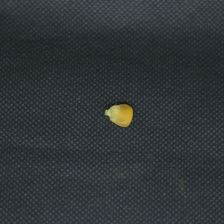
#> input picture data/raw/terkontaminasi/virus_005.JPG, 224 x 224 px, given in place of normal_003.JPG, which was not available
$ jupyter execute --allow-errors 02_segmentasi_otsu_kmeans.ipynb   (older library calls are emulated)   (text cells are left out)
#> lines starting #> are read from the running program, lines starting #| are printed output that depends on the picture; after the words box and inside, x2 and y2 are one past the last pixel; in counts of white or black regions, pixels touching at a corner belong together; pictures that were not available may be replaced by others from this repository, and a replacement may not be noted
### src/pipeline.py
"""
Corn Kernel Mold & Disease Detection Pipeline
Based on: 'Detection of Corn Leaf Blight Disease Based on GLCM and HSV Feature Extraction Using Support Vector Machine'
Adapted for corn kernel mold/fungus detection.

Features:
1. Automatic resolution standardization & smart ROI square cropping (`auto_resize_and_crop` -> 224x224).
2. Warmth-Guided Polarity-Aware Otsu + Convexity-Gated CLAHE Distance-Transform Watershed segmentation (`segment_kernels_otsu`)
   for accurate single-kernel and multi-kernel detection on both dark and white/light backgrounds.
3. Mask-aware K-Means fungal lesion segmentation (`segment_fungus_kmeans`).
4. Standardized 128x128 GLCM + background-compensated HSV feature extraction (`extract_features`).
5. Multi-Layer Novelty Detection (`check_is_corn`: Color/Warmth + Morphology/Geometry + K=5 Subcluster Mahalanobis)
   and Majority Non-Corn Batch Decision for reliable "bukan_jagung" rejection.
6. Fast lightweight realtime mode (`include_kmeans=False`).
"""

import os
import cv2
import numpy as np
import pandas as pd
import joblib
from scipy import ndimage as ndi
from skimage.segmentation import watershed
from skimage.feature import peak_local_max, graycomatrix, graycoprops


class CornDiseasePipeline:
    def __init__(
        self,
        model_path="models/svm_model_v1.joblib",
        scaler_path="models/scaler.joblib",
        outlier_stats_path="models/outlier_stats.joblib",
        outlier_margin=1.08,
    ):
#> further down, raw_img is the input picture: shape (224, 224, 3); mean B, G, R 56.7, 53.5, 48.7
        self.model_path = model_path
        self.scaler_path = scaler_path
        self.outlier_stats_path = outlier_stats_path
        self.outlier_margin = outlier_margin
        self.model = None
        self.scaler = None
        self.outlier_stats = None
        self.feature_names = [
            "contrast",
            "correlation",
            "energy",
            "homogeneity",
            "hue",
            "saturation",
            "value",
        ]
        self.load_models()

    def load_models(self):
        """Loads trained SVM model, StandardScaler, and novelty/outlier statistics."""
        if os.path.exists(self.model_path) and os.path.exists(self.scaler_path):
            self.model = joblib.load(self.model_path)
            self.scaler = joblib.load(self.scaler_path)
        else:
            return False

        if os.path.exists(self.outlier_stats_path):
            self.outlier_stats = joblib.load(self.outlier_stats_path)
        else:
            self.outlier_stats = None
            print(
                f"[Warning] '{self.outlier_stats_path}' not found -- 'bukan_jagung' novelty detection disabled."
            )

        return True

    def auto_resize_and_crop(self, img, target_size=(224, 224)):
        """
        Step 0: Automatic Resolution Standardization & Smart ROI Square Cropping.
        - If the image is already at `target_size` (224x224), returns it unchanged.
        - Otherwise, downscales large photos, locates the warm foreground ROI (if compact),
          crops a centered square preserving sufficient background border around the kernel(s),
          and resizes to `target_size` (224x224).
        """
#> called with target_size = (224, 224)
        if img is None or img.size == 0:
            raise ValueError("Invalid input image (None or empty)")

        th, tw = target_size
        h, w = img.shape[:2]
        if h == th and w == tw:
            return img

        work_img = img
        max_dim = max(h, w)
        if max_dim > 720:
            scale = 640.0 / float(max_dim)
            nh = max(th, int(round(h * scale)))
            nw = max(tw, int(round(w * scale)))
            work_img = cv2.resize(img, (nw, nh), interpolation=cv2.INTER_AREA)
            h, w = work_img.shape[:2]

        gray = cv2.cvtColor(work_img, cv2.COLOR_BGR2GRAY)
        hsv = cv2.cvtColor(work_img, cv2.COLOR_BGR2HSV)
        sat = hsv[:, :, 1]
        blur = cv2.GaussianBlur(gray, (5, 5), 0)
        b_ch, _, r_ch = cv2.split(cv2.GaussianBlur(work_img, (5, 5), 0))
        cool_diff = np.maximum(0.0, b_ch.astype(np.float32) - r_ch.astype(np.float32))
        warm_blur = np.clip(blur.astype(np.float32) - cool_diff * 3.0, 0, 255).astype(np.uint8)

        bw = max(4, int(min(h, w) * 0.04))
        b_mask = np.zeros((h, w), dtype=bool)
        b_mask[:bw, :] = True
        b_mask[-bw:, :] = True
        b_mask[:, :bw] = True
        b_mask[:, -bw:] = True

        bg_gray = float(np.median(blur[b_mask]))
        bg_sat = float(np.median(sat[b_mask]))

        _, th_bin = cv2.threshold(warm_blur, 0, 255, cv2.THRESH_BINARY + cv2.THRESH_OTSU)
        th_bin[(cool_diff >= 3.0) & (sat < 70)] = 0
        border_white_ratio = float(np.mean(th_bin[b_mask] > 0))

        if (bg_gray > 75 and bg_sat < 25) or border_white_ratio > 0.45:
            diff_g = np.clip(bg_gray - blur.astype(np.float32), 0, 255)
            diff_s = np.clip(sat.astype(np.float32) - bg_sat, 0, 255)
            comb = np.clip(diff_g * 1.2 + diff_s * 0.8 - cool_diff * 2.5, 0, 255).astype(np.uint8)
            _, raw_mask = cv2.threshold(comb, 0, 255, cv2.THRESH_BINARY + cv2.THRESH_OTSU)
            raw_mask[(cool_diff >= 2.0) & (sat < 55)] = 0
        else:
            raw_mask = th_bin

        k3 = cv2.getStructuringElement(cv2.MORPH_ELLIPSE, (3, 3))
        fg = cv2.morphologyEx(raw_mask, cv2.MORPH_OPEN, k3, iterations=1)

        cnts, _ = cv2.findContours(fg, cv2.RETR_EXTERNAL, cv2.CHAIN_APPROX_SIMPLE)
        min_side_base = min(h, w)
        min_valid_area = max(60, int(h * w * 0.0015))
        valid_boxes = []
        for c in cnts:
            a = cv2.contourArea(c)
            if a < min_valid_area:
                continue
            x, y, cw, ch = cv2.boundingRect(c)
            if (x <= 1 or y <= 1 or x + cw >= w - 1 or y + ch >= h - 1) and a < (h * w * 0.02):
                continue
            valid_boxes.append((x, y, x + cw, y + ch))

        if valid_boxes:
            x1 = min(b[0] for b in valid_boxes)
            y1 = min(b[1] for b in valid_boxes)
            x2 = max(b[2] for b in valid_boxes)
            y2 = max(b[3] for b in valid_boxes)
            roi_w = x2 - x1
            roi_h = y2 - y1
            cx = (x1 + x2) // 2
            cy = (y1 + y2) // 2
            roi_span = max(roi_w, roi_h)

            if roi_span < min_side_base * 0.15:
                crop_side = int(np.clip(roi_span * 5.0, min_side_base * 0.35, min_side_base))
            else:
                crop_side = min_side_base
        else:
            cx, cy = w // 2, h // 2
            crop_side = min_side_base

        half = crop_side // 2
        cx = int(np.clip(cx, half, w - (crop_side - half)))
        cy = int(np.clip(cy, half, h - (crop_side - half)))

        sx1 = max(0, cx - half)
        sy1 = max(0, cy - half)
        sx2 = min(w, sx1 + crop_side)
        sy2 = min(h, sy1 + crop_side)

        cropped = work_img[sy1:sy2, sx1:sx2]
        interp = cv2.INTER_AREA if (cropped.shape[0] > th or cropped.shape[1] > tw) else cv2.INTER_CUBIC
        standardized = cv2.resize(cropped, (tw, th), interpolation=interp)
        return standardized

    # [25 lines left out: function preprocess_image, not called in this run]

    def segment_kernels_otsu(self, img, min_area=90, max_area=50000, margin=4):
        """
        Step 2A: Warmth-Guided Polarity-Aware Otsu + Convexity-Gated CLAHE Watershed Segmentation.
        - Suppresses cool/bluish-gray background cloth glare so dark fabric spotlights never spawn fake boxes.
        - Preserves single kernels intact via convexity/solidity gating (`is_single`).
        - Splits touching kernels in multi-kernel piles using CLAHE inter-kernel crease detection,
          hybrid distance transform + peak_local_max + watershed, and post-watershed fragment merging.
        """
#> called with min_area = 90, max_area = 50000, margin = 4
        h_img, w_img = img.shape[:2]
        gray = cv2.cvtColor(img, cv2.COLOR_BGR2GRAY)
        hsv = cv2.cvtColor(img, cv2.COLOR_BGR2HSV)
#> hsv: shape (224, 224, 3); mean H, S, V 101.9, 43, 57.7
        sat = hsv[:, :, 1]
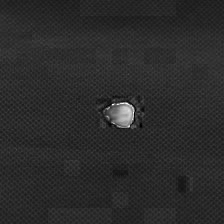
#> sat: shape (224, 224); min 0, max 255, mean 43
        blur = cv2.GaussianBlur(gray, (5, 5), 0)
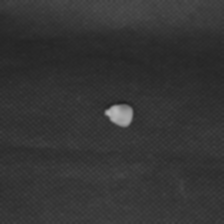
#> blur: shape (224, 224); min 33, max 183, mean 52.5
        b_ch, _, r_ch = cv2.split(cv2.GaussianBlur(img, (5, 5), 0))

        # Suppress low-saturation cool/bluish-gray cloth glare (where B > R + 3)
        cool_diff = np.maximum(0.0, b_ch.astype(np.float32) - r_ch.astype(np.float32))
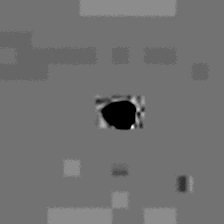
#> cool_diff: shape (224, 224) float32; min 0, max 20, mean 8.91; drawn with min black and max white
        warm_blur = np.clip(blur.astype(np.float32) - cool_diff * 3.0, 0, 255).astype(np.uint8)
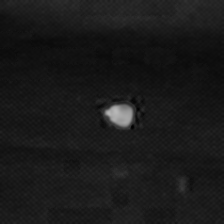
#> warm_blur: shape (224, 224); min 0, max 183, mean 25.7

        bw = max(4, int(min(h_img, w_img) * 0.04))
        b_mask = np.zeros((h_img, w_img), dtype=bool)
        b_mask[:bw, :] = True
        b_mask[-bw:, :] = True
        b_mask[:, :bw] = True
        b_mask[:, -bw:] = True

        bg_gray = float(np.median(blur[b_mask]))
#> bg_gray = 55
        bg_sat = float(np.median(sat[b_mask]))
#> bg_sat = 40

        _, th_bin = cv2.threshold(warm_blur, 0, 255, cv2.THRESH_BINARY + cv2.THRESH_OTSU)
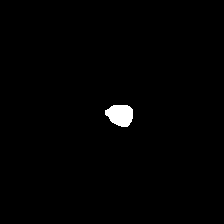
#> th_bin: shape (224, 224); 0.95% white; 1 white region, box (x1, y1, x2, y2) and area: (105, 105, 133, 127) 476
        th_bin[(cool_diff >= 3.0) & (sat < 65)] = 0
        border_white_ratio = float(np.mean(th_bin[b_mask] > 0))
#> border_white_ratio = 0

        if (bg_gray > 75 and bg_sat < 25) or border_white_ratio > 0.45:
            diff_g = np.clip(bg_gray - blur.astype(np.float32), 0, 255)
            diff_s = np.clip(sat.astype(np.float32) - bg_sat, 0, 255)
            comb = np.clip(diff_g * 1.2 + diff_s * 0.8 - cool_diff * 2.5, 0, 255).astype(np.uint8)
            _, raw_mask = cv2.threshold(comb, 0, 255, cv2.THRESH_BINARY + cv2.THRESH_OTSU)
            raw_mask[(cool_diff >= 2.0) & (sat < 55)] = 0
        else:
            raw_mask = th_bin

        k3 = cv2.getStructuringElement(cv2.MORPH_ELLIPSE, (3, 3))
        fg = cv2.morphologyEx(raw_mask, cv2.MORPH_OPEN, k3, iterations=1)
#> fg: shape (224, 224); 0.95% white; 1 white region, box (x1, y1, x2, y2) and area: (105, 105, 133, 127) 475
        fg = ndi.binary_fill_holes(fg > 0).astype(np.uint8) * 255

        num_cc, cc_labels, cc_stats, _ = cv2.connectedComponentsWithStats(fg)
#> num_cc = 2; cc_stats = [[0, 0, 224, 224, 49701], [105, 105, 28, 22, 475]]
        valid_cids = [
            cid
            for cid in range(1, num_cc)
            if min_area <= int(cc_stats[cid, cv2.CC_STAT_AREA]) <= max_area
        ]
#> valid_cids = [1]
        final_labels = np.zeros((h_img, w_img), dtype=np.int32)
        cur_label = 0

        clahe = cv2.createCLAHE(clipLimit=2.2, tileGridSize=(8, 8))
        cl_img = clahe.apply(blur)
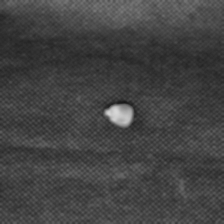
#> cl_img: shape (224, 224); min 23, max 215, mean 66.8

        for cid in valid_cids:
            area = int(cc_stats[cid, cv2.CC_STAT_AREA])

            comp_mask = (cc_labels == cid).astype(np.uint8) * 255
            cnts, _ = cv2.findContours(comp_mask, cv2.RETR_EXTERNAL, cv2.CHAIN_APPROX_SIMPLE)
            if not cnts:
                continue
            c = max(cnts, key=cv2.contourArea)
            hull = cv2.convexHull(c)
            hull_area = cv2.contourArea(hull)
            solidity = float(area) / hull_area if hull_area > 0 else 1.0
            bx, by, bw_c, bh_c = cv2.boundingRect(c)
            aspect = max(bw_c, bh_c) / max(1.0, min(bw_c, bh_c))

            is_single = (area < 780 and solidity > 0.85 and aspect < 1.70) or (
                len(valid_cids) == 1 and area < 24000 and solidity > 0.88 and aspect < 1.65
            )
            if is_single:
                cur_label += 1
                final_labels[comp_mask > 0] = cur_label
                continue

            x0 = max(0, bx - 4)
            y0 = max(0, by - 4)
            x1 = min(w_img, bx + bw_c + 4)
            y1 = min(h_img, by + bh_c + 4)

            sub_mask = comp_mask[y0:y1, x0:x1]
            sub_cl = cl_img[y0:y1, x0:x1]
            sub_blur = blur[y0:y1, x0:x1]

            ad = cv2.adaptiveThreshold(
                sub_cl, 255, cv2.ADAPTIVE_THRESH_GAUSSIAN_C, cv2.THRESH_BINARY, 11, 2
            )
            eroded = cv2.erode(sub_mask, k3, iterations=1)
            core = cv2.bitwise_and(eroded, ad)
            core = cv2.morphologyEx(core, cv2.MORPH_OPEN, k3, iterations=1)

            dist_geom = cv2.distanceTransform(sub_mask, cv2.DIST_L2, 5)
            dist_core = cv2.distanceTransform(core, cv2.DIST_L2, 5)

            g_vals = sub_blur[sub_mask > 0]
            p10 = np.percentile(g_vals, 10) if len(g_vals) > 0 else 0
            p90 = np.percentile(g_vals, 90) if len(g_vals) > 0 else 255
            norm_int = (
                np.clip((sub_blur.astype(np.float32) - p10) / max(1.0, p90 - p10), 0, 1)
                * 6.0
            )

            comb_score = (
                np.minimum(dist_geom, 9.0) * 0.30 + dist_core * 0.55 + norm_int * 0.15
            )
            comb_score = cv2.GaussianBlur(comb_score, (5, 5), 0)
            comb_score[sub_mask == 0] = 0

            min_d = int(np.clip(float(dist_core.max()) * 0.82, 11, 15))
            thr_abs = max(1.6, float(comb_score.max()) * 0.24)

            coords = peak_local_max(
                comb_score,
                min_distance=min_d,
                threshold_abs=thr_abs,
                labels=(sub_mask > 0),
            )
            if len(coords) <= 1:
                cur_label += 1
                final_labels[comp_mask > 0] = cur_label
                continue

            markers = np.zeros(sub_mask.shape, dtype=np.int32)
            for idx_pt, pt in enumerate(coords, start=1):
                markers[pt[0], pt[1]] = idx_pt
            markers = cv2.dilate(markers.astype(np.uint8), k3, iterations=1).astype(
                np.int32
            )

            ws = watershed(-comb_score, markers, mask=(sub_mask > 0))

            min_frag = max(min_area, int(area / (len(coords) * 2.2)))
            unique_ws = [u for u in np.unique(ws) if u > 0]
            for u in unique_ws:
                u_mask = ws == u
                if np.sum(u_mask) < min_frag and len(unique_ws) > 1:
                    dil = cv2.dilate(u_mask.astype(np.uint8), k3, iterations=2) > 0
                    neigh = ws[dil & (ws > 0) & (ws != u)]
                    if len(neigh) > 0:
                        vals, counts = np.unique(neigh, return_counts=True)
                        ws[u_mask] = vals[np.argmax(counts)]

            for u in np.unique(ws):
                if u <= 0:
                    continue
                u_mask = ws == u
                if np.sum(u_mask) < min_area:
                    continue
                cur_label += 1
                final_labels[y0:y1, x0:x1][u_mask] = cur_label
#> this loop made 1 pass
#> (area, hull_area, solidity, bx, by, bw_c, bh_c, aspect) on pass 1: (475, 450.5, 1.05, 105, 105, 28, 22, 1.27)
#> after the loop, cur_label = 1

        valid_kernels = []
        kid = 0
        for lid in range(1, cur_label + 1):
            k_mask = (final_labels == lid).astype(np.uint8) * 255
            area = int(np.sum(k_mask > 0))
            if area < min_area or area > max_area:
                continue

            cnts, _ = cv2.findContours(
                k_mask, cv2.RETR_EXTERNAL, cv2.CHAIN_APPROX_SIMPLE
            )
            if not cnts:
                continue
            c = max(cnts, key=cv2.contourArea)
            x, y, w, h = cv2.boundingRect(c)
            if (
                x <= 1 or y <= 1 or x + w >= w_img - 1 or y + h >= h_img - 1
            ) and area < 150:
                continue

            x1 = max(x - margin, 0)
            y1 = max(y - margin, 0)
            x2 = min(x + w + margin, w_img)
            y2 = min(y + h + margin, h_img)
            crop_img = img[y1:y2, x1:x2]

            gray_k = cv2.cvtColor(crop_img, cv2.COLOR_BGR2GRAY)
            hsv_k = cv2.cvtColor(crop_img, cv2.COLOR_BGR2HSV)
            m_val = float(gray_k.mean())
            s_val = float(gray_k.std())
            sat_val = float(hsv_k[:, :, 1].mean())

            if (
                (m_val > 205 and sat_val < 38)
                or (m_val < 30 and s_val < 15 and sat_val < 40)
                or (s_val < 7.2)
                or (area < 95)
            ):
                continue

            kid += 1
            valid_kernels.append(
                {
                    "kernel_id": kid,
                    "bbox": (x1, y1, x2 - x1, y2 - y1),
                    "area_piksel": area,
                    "crop": crop_img,
                    "mask": k_mask[y1:y2, x1:x2],
                    "contour": c,
                }
            )
#> this loop made 1 pass
#> (area, x, y, w, h, x1, y1, x2) on pass 1: (475, 105, 105, 28, 22, 101, 101, 137)
#> pass 1, in segment_kernels_otsu, `crop_img = img[y1:y2, x1:x2]`:
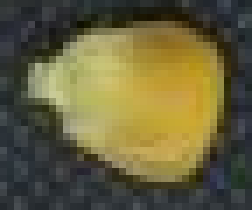
#> crop_img: shape (30, 36, 3) (shown 7 times larger); mean B, G, R 60.7, 96.3, 102.5
#> pass 1, in segment_kernels_otsu, `gray_k = cv2.cvtColor(crop_img, cv2.COLOR_BGR2GRAY)`:
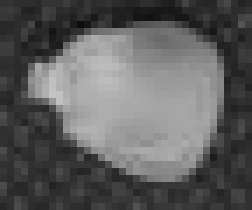
#> gray_k: shape (30, 36) (shown 7 times larger); min 13, max 196, mean 94.1
#> after the loop, kid = 1; valid_kernels = 1 item
#> `seg = pipeline.segment_kernels_otsu(img)`: seg = 2 items
#> the loop `for k in seg["kernels"]:` made 1 pass
#> after the loop `for k in seg["kernels"]:`:
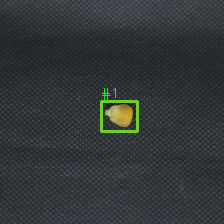
#> vis: shape (224, 224, 3); 0.88% of pixels changed, all inside (x1, y1, x2, y2) = (100, 88, 139, 133)

        if len(valid_kernels) > 1:
            warm_k = [
                k for k in valid_kernels
                if (float(k["crop"][:, :, 2].mean()) - float(k["crop"][:, :, 0].mean())) >= 3.5
            ]
            if len(warm_k) >= 1:
                valid_kernels = [
                    k for k in valid_kernels
                    if (float(k["crop"][:, :, 2].mean()) - float(k["crop"][:, :, 0].mean())) >= 2.0
                    or k["area_piksel"] >= 450
                ]
                for idx_k, k in enumerate(valid_kernels, start=1):
                    k["kernel_id"] = idx_k

        return {
            "otsu_mask": (final_labels > 0).astype(np.uint8) * 255,
            "kernels": valid_kernels,
        }

    def segment_fungus_kmeans(self, kernel_crop, k=3, mask=None):
        """
        Step 2B: Lesion / Mold Disease Area Isolation using K-Means Clustering.
        """
        if kernel_crop is None or kernel_crop.size == 0:
            return None

        hsv_crop = cv2.cvtColor(kernel_crop, cv2.COLOR_BGR2HSV)
        gray_crop = cv2.cvtColor(kernel_crop, cv2.COLOR_BGR2GRAY)
        b_ch, _, r_ch = cv2.split(kernel_crop)

        if mask is not None and mask.shape[:2] == kernel_crop.shape[:2] and np.sum(mask > 0) >= 20:
            fg_mask = (mask > 0) & (gray_crop > 15) & ~((b_ch.astype(int) >= r_ch.astype(int) - 1) & (gray_crop < 140))
        else:
            fg_mask = (
                (gray_crop > 20)
                & ~((gray_crop > 130) & (hsv_crop[:, :, 1] < 25))
                & ~((b_ch.astype(int) >= r_ch.astype(int) - 2) & (gray_crop < 145))
            )

        fg_indices = np.where(fg_mask)
        if len(fg_indices[0]) < 10:
            return {
                "clustered_bgr": kernel_crop,
                "mold_mask": np.zeros(kernel_crop.shape[:2], dtype=np.uint8),
                "mold_ratio": 0.0,
                "cluster_centers": [],
            }

        pixels = np.float32(hsv_crop[fg_indices])
        criteria = (cv2.TERM_CRITERIA_EPS + cv2.TERM_CRITERIA_MAX_ITER, 10, 1.0)
        flags = cv2.KMEANS_PP_CENTERS
        _, labels, centers = cv2.kmeans(pixels, k, None, criteria, 5, flags)
        centers = np.uint8(centers)

        clustered_hsv = np.zeros_like(hsv_crop)
        clustered_labels = np.full(kernel_crop.shape[:2], -1, dtype=np.int32)

        flat_labels = labels.flatten()
        clustered_hsv[fg_indices] = centers[flat_labels]
        clustered_labels[fg_indices] = flat_labels

        clustered_bgr = cv2.cvtColor(clustered_hsv, cv2.COLOR_HSV2BGR)

        mold_cluster_id = None
        min_health_score = 999999.0
        for cid in range(k):
            h_c, s_c, v_c = centers[cid]
            health_score = float(s_c) * 1.5 + float(v_c) * 0.8
            if health_score < min_health_score:
                min_health_score = health_score
                mold_cluster_id = cid

        mold_mask = np.zeros(kernel_crop.shape[:2], dtype=np.uint8)
        if mold_cluster_id is not None:
            mold_mask[clustered_labels == mold_cluster_id] = 255

        total_fg_pixels = len(fg_indices[0])
        mold_pixels = int(np.sum(mold_mask > 0))
        mold_ratio = (
            float(mold_pixels) / float(total_fg_pixels) if total_fg_pixels > 0 else 0.0
        )

        return {
            "clustered_bgr": clustered_bgr,
            "mold_mask": mold_mask,
            "mold_ratio": mold_ratio,
            "cluster_centers": centers.tolist(),
        }

    # [472 lines left out: functions extract_features, _mahalanobis_distance, check_is_corn, predict_single, process_image, process_image_file, not called in this run]

### notebooks/02_segmentasi_otsu_kmeans.ipynb
[cell 1]
import os
import sys
import cv2
import numpy as np
import pandas as pd
import matplotlib.pyplot as plt

sys.path.insert(0, os.path.abspath(".."))
from src.pipeline import CornDiseasePipeline

pipeline = CornDiseasePipeline(
    model_path="../models/svm_model_v1.joblib",
    scaler_path="../models/scaler.joblib",
    outlier_stats_path="../models/outlier_stats.joblib"
)

#> (the rest of this cell did not finish here and is left out)

[cell 2]
# Demonstrate warmth-guided Otsu + Watershed segmentation across single-kernel, multi-kernel, and 20MP multi-angle photos
demo_cases = [
    ("../data/raw/sehat/normal_003.JPG", "Single Healthy Kernel (Dark BG)"),
    ("../data/raw/sehat/normal_001.JPG", "Touching Healthy Kernels (3 Kernels)"),
    ("../data/raw/sehat/normal_1000.JPG", "Multi-Angle 20MP Healthy (Navy BG)"),
    ("../data/raw/terkontaminasi/virus_001.JPG", "Single Contaminated Kernel (Dark BG)"),
    ("../data/raw/terkontaminasi/virus_151.JPG", "Contaminated White BG Pile"),
    ("../data/raw/terkontaminasi/virus_1000.JPG", "Multi-Angle 20MP Contaminated (White BG)")
]

fig, axes = plt.subplots(len(demo_cases), 3, figsize=(12, 3.2 * len(demo_cases)))
#> (the rest of this cell did not finish here and is left out)

[cell 3]
# Demonstrate Step 2B: K-Means Fungal Lesion Segmentation on Healthy vs Contaminated Kernel Crops
sample_sehat = cv2.imread("../data/cropped/sehat/normal_003_k1.png")
sample_kontam = cv2.imread("../data/cropped/terkontaminasi/virus_056_k1.png")

km_sehat = pipeline.segment_fungus_kmeans(sample_sehat, k=3)
km_kontam = pipeline.segment_fungus_kmeans(sample_kontam, k=3)

fig, axes = plt.subplots(2, 3, figsize=(10, 6))
#> (the rest of this cell did not finish here and is left out)
